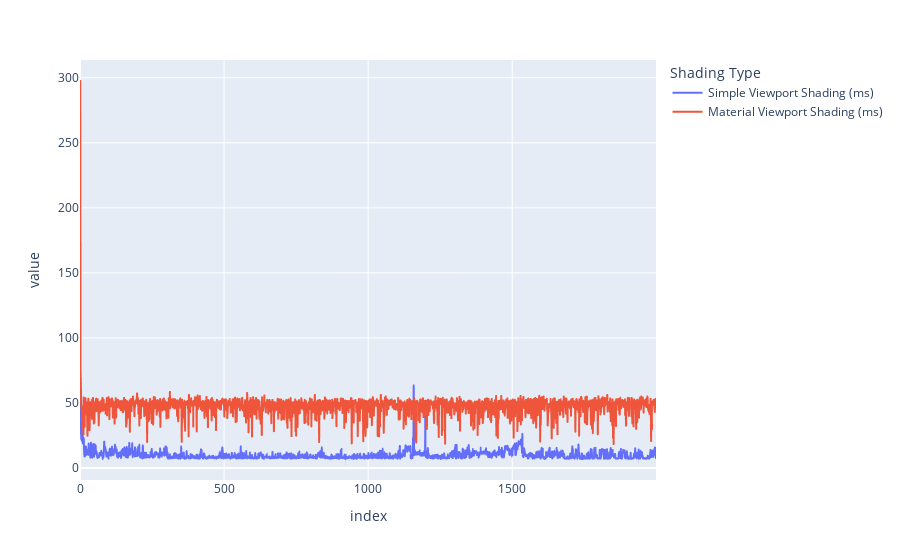

Notebook source saved alongside this figure:
### Code cell
fig5 = px.line(df)
fig5.update_layout(legend=dict(title='Shading Type'))
fig5.show()

### Figure 1 — Plotly figure (JSON) as saved in the notebook; plotly's stock layout.template omitted (floating-point values rounded to 4 significant figures; data arrays with more than 128 entries replaced by an {"elided": "..."} marker saying what was removed)
{"data": [{"hovertemplate": "variable=Simple Viewport Shading (ms)<br>index=%{x}<br>value=%{y}<extra></extra>", "legendgroup": "Simple Viewport Shading (ms)", "line": {"color": "#636efa", "dash": "solid"}, "marker": {"symbol": "circle"}, "mode": "lines", "name": "Simple Viewport Shading (ms)", "showlegend": true, "type": "scattergl", "x": {"elided": "2000 int values"}, "xaxis": "x", "y": {"elided": "2000 float values"}, "yaxis": "y"}, {"hovertemplate": "variable=Material Viewport Shading (ms)<br>index=%{x}<br>value=%{y}<extra></extra>", "legendgroup": "Material Viewport Shading (ms)", "line": {"color": "#EF553B", "dash": "solid"}, "marker": {"symbol": "circle"}, "mode": "lines", "name": "Material Viewport Shading (ms)", "showlegend": true, "type": "scattergl", "x": {"elided": "2000 int values"}, "xaxis": "x", "y": {"elided": "2000 float values"}, "yaxis": "y"}], "layout": {"legend": {"title": {"text": "Shading Type"}, "tracegroupgap": 0}, "margin": {"t": 60}, "xaxis": {"anchor": "y", "domain": [0, 1], "title": {"text": "index"}}, "yaxis": {"anchor": "x", "domain": [0, 1], "title": {"text": "value"}}}}
